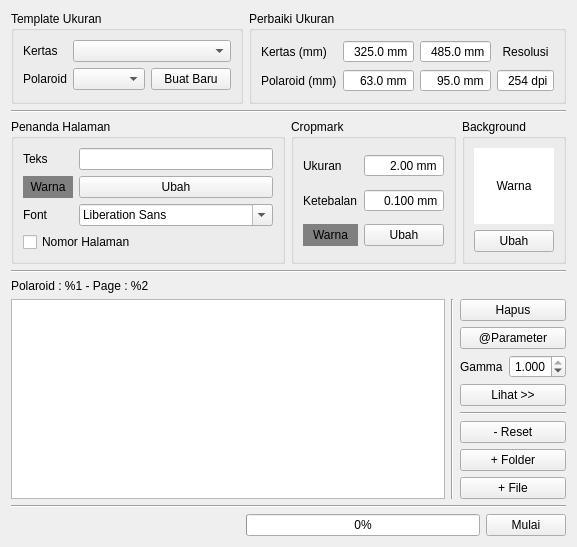
<?xml version="1.0" encoding="UTF-8"?>
<ui version="4.0">
 <class>PolaroidMakerWidget</class>
 <widget class="QWidget" name="PolaroidMakerWidget">
  <property name="geometry">
   <rect>
    <x>0</x>
    <y>0</y>
    <width>505</width>
    <height>539</height>
   </rect>
  </property>
  <property name="windowTitle">
   <string>Polaroid Maker</string>
  </property>
  <layout class="QVBoxLayout" name="verticalLayout_3">
   <item>
    <layout class="QHBoxLayout" name="horizontalLayout_2">
     <item>
      <widget class="QGroupBox" name="groupBox_2">
       <property name="title">
        <string>Template Ukuran</string>
       </property>
       <layout class="QGridLayout" name="gridLayout_2">
        <item row="0" column="0">
         <widget class="QLabel" name="label_3">
          <property name="text">
           <string>Kertas</string>
          </property>
          <property name="buddy">
           <cstring>kTemplate</cstring>
          </property>
         </widget>
        </item>
        <item row="1" column="1">
         <widget class="QComboBox" name="pTemplate"/>
        </item>
        <item row="1" column="0">
         <widget class="QLabel" name="label_4">
          <property name="text">
           <string>Polaroid</string>
          </property>
          <property name="buddy">
           <cstring>pTemplate</cstring>
          </property>
         </widget>
        </item>
        <item row="1" column="2">
         <widget class="QPushButton" name="pushButton">
          <property name="sizePolicy">
           <sizepolicy hsizetype="Maximum" vsizetype="Minimum">
            <horstretch>0</horstretch>
            <verstretch>0</verstretch>
           </sizepolicy>
          </property>
          <property name="text">
           <string>Buat Baru</string>
          </property>
         </widget>
        </item>
        <item row="0" column="1" colspan="2">
         <widget class="QComboBox" name="kTemplate"/>
        </item>
       </layout>
      </widget>
     </item>
     <item>
      <widget class="QGroupBox" name="groupBox">
       <property name="title">
        <string>Perbaiki Ukuran</string>
       </property>
       <layout class="QGridLayout" name="gridLayout">
        <item row="0" column="2">
         <widget class="QDoubleSpinBox" name="kHSize">
          <property name="alignment">
           <set>Qt::AlignRight|Qt::AlignTrailing|Qt::AlignVCenter</set>
          </property>
          <property name="buttonSymbols">
           <enum>QAbstractSpinBox::NoButtons</enum>
          </property>
          <property name="suffix">
           <string> mm</string>
          </property>
          <property name="decimals">
           <number>1</number>
          </property>
          <property name="minimum">
           <double>26.000000000000000</double>
          </property>
          <property name="maximum">
           <double>1090.000000000000000</double>
          </property>
          <property name="singleStep">
           <double>0.500000000000000</double>
          </property>
          <property name="value">
           <double>485.000000000000000</double>
          </property>
         </widget>
        </item>
        <item row="1" column="3">
         <widget class="QSpinBox" name="outDpi">
          <property name="alignment">
           <set>Qt::AlignRight|Qt::AlignTrailing|Qt::AlignVCenter</set>
          </property>
          <property name="buttonSymbols">
           <enum>QAbstractSpinBox::NoButtons</enum>
          </property>
          <property name="suffix">
           <string> dpi</string>
          </property>
          <property name="minimum">
           <number>96</number>
          </property>
          <property name="maximum">
           <number>1200</number>
          </property>
          <property name="value">
           <number>254</number>
          </property>
         </widget>
        </item>
        <item row="0" column="0">
         <widget class="QLabel" name="label">
          <property name="text">
           <string>Kertas (mm)</string>
          </property>
          <property name="alignment">
           <set>Qt::AlignLeading|Qt::AlignLeft|Qt::AlignVCenter</set>
          </property>
          <property name="buddy">
           <cstring>kWSize</cstring>
          </property>
         </widget>
        </item>
        <item row="0" column="3">
         <widget class="QLabel" name="label_7">
          <property name="frameShape">
           <enum>QFrame::NoFrame</enum>
          </property>
          <property name="text">
           <string>Resolusi</string>
          </property>
          <property name="alignment">
           <set>Qt::AlignCenter</set>
          </property>
          <property name="buddy">
           <cstring>outDpi</cstring>
          </property>
         </widget>
        </item>
        <item row="1" column="2">
         <widget class="QDoubleSpinBox" name="pHSize">
          <property name="alignment">
           <set>Qt::AlignRight|Qt::AlignTrailing|Qt::AlignVCenter</set>
          </property>
          <property name="buttonSymbols">
           <enum>QAbstractSpinBox::NoButtons</enum>
          </property>
          <property name="suffix">
           <string> mm</string>
          </property>
          <property name="decimals">
           <number>1</number>
          </property>
          <property name="minimum">
           <double>26.000000000000000</double>
          </property>
          <property name="maximum">
           <double>1090.000000000000000</double>
          </property>
          <property name="value">
           <double>95.000000000000000</double>
          </property>
         </widget>
        </item>
        <item row="1" column="1">
         <widget class="QDoubleSpinBox" name="pWSize">
          <property name="alignment">
           <set>Qt::AlignRight|Qt::AlignTrailing|Qt::AlignVCenter</set>
          </property>
          <property name="buttonSymbols">
           <enum>QAbstractSpinBox::NoButtons</enum>
          </property>
          <property name="suffix">
           <string> mm</string>
          </property>
          <property name="decimals">
           <number>1</number>
          </property>
          <property name="minimum">
           <double>26.000000000000000</double>
          </property>
          <property name="maximum">
           <double>1090.000000000000000</double>
          </property>
          <property name="value">
           <double>63.000000000000000</double>
          </property>
         </widget>
        </item>
        <item row="1" column="0">
         <widget class="QLabel" name="label_2">
          <property name="text">
           <string>Polaroid (mm)</string>
          </property>
          <property name="alignment">
           <set>Qt::AlignLeading|Qt::AlignLeft|Qt::AlignVCenter</set>
          </property>
          <property name="buddy">
           <cstring>pWSize</cstring>
          </property>
         </widget>
        </item>
        <item row="0" column="1">
         <widget class="QDoubleSpinBox" name="kWSize">
          <property name="alignment">
           <set>Qt::AlignRight|Qt::AlignTrailing|Qt::AlignVCenter</set>
          </property>
          <property name="buttonSymbols">
           <enum>QAbstractSpinBox::NoButtons</enum>
          </property>
          <property name="suffix">
           <string> mm</string>
          </property>
          <property name="decimals">
           <number>1</number>
          </property>
          <property name="minimum">
           <double>26.000000000000000</double>
          </property>
          <property name="maximum">
           <double>1090.000000000000000</double>
          </property>
          <property name="singleStep">
           <double>0.500000000000000</double>
          </property>
          <property name="value">
           <double>325.000000000000000</double>
          </property>
         </widget>
        </item>
       </layout>
      </widget>
     </item>
    </layout>
   </item>
   <item>
    <widget class="Line" name="line_4">
     <property name="orientation">
      <enum>Qt::Horizontal</enum>
     </property>
    </widget>
   </item>
   <item>
    <layout class="QHBoxLayout" name="horizontalLayout_3">
     <item>
      <widget class="QGroupBox" name="groupBox_3">
       <property name="minimumSize">
        <size>
         <width>160</width>
         <height>0</height>
        </size>
       </property>
       <property name="title">
        <string>Penanda Halaman</string>
       </property>
       <layout class="QGridLayout" name="gridLayout_3">
        <item row="3" column="1">
         <widget class="QPushButton" name="colTButton">
          <property name="text">
           <string>Ubah</string>
          </property>
         </widget>
        </item>
        <item row="3" column="0">
         <widget class="QLabel" name="colLPrev">
          <property name="minimumSize">
           <size>
            <width>50</width>
            <height>0</height>
           </size>
          </property>
          <property name="autoFillBackground">
           <bool>false</bool>
          </property>
          <property name="styleSheet">
           <string notr="true">background-color:gray;</string>
          </property>
          <property name="text">
           <string>Warna</string>
          </property>
          <property name="alignment">
           <set>Qt::AlignCenter</set>
          </property>
         </widget>
        </item>
        <item row="4" column="1">
         <widget class="QFontComboBox" name="fontComboBox">
          <property name="currentFont">
           <font>
            <family>Arial</family>
           </font>
          </property>
         </widget>
        </item>
        <item row="0" column="1">
         <widget class="QLineEdit" name="markText"/>
        </item>
        <item row="0" column="0">
         <widget class="QLabel" name="label_5">
          <property name="text">
           <string>Teks</string>
          </property>
          <property name="buddy">
           <cstring>markText</cstring>
          </property>
         </widget>
        </item>
        <item row="5" column="0" colspan="2">
         <widget class="QCheckBox" name="pNumCheck">
          <property name="text">
           <string>Nomor Halaman</string>
          </property>
         </widget>
        </item>
        <item row="4" column="0">
         <widget class="QLabel" name="label_8">
          <property name="text">
           <string>Font</string>
          </property>
         </widget>
        </item>
       </layout>
      </widget>
     </item>
     <item>
      <widget class="QGroupBox" name="groupBox_4">
       <property name="title">
        <string>Cropmark</string>
       </property>
       <layout class="QGridLayout" name="gridLayout_4">
        <item row="2" column="1">
         <widget class="QPushButton" name="colCButton">
          <property name="text">
           <string>Ubah</string>
          </property>
         </widget>
        </item>
        <item row="2" column="0">
         <widget class="QLabel" name="colCPrev">
          <property name="minimumSize">
           <size>
            <width>50</width>
            <height>0</height>
           </size>
          </property>
          <property name="autoFillBackground">
           <bool>false</bool>
          </property>
          <property name="styleSheet">
           <string notr="true">background-color:grey;</string>
          </property>
          <property name="text">
           <string>Warna</string>
          </property>
          <property name="alignment">
           <set>Qt::AlignCenter</set>
          </property>
         </widget>
        </item>
        <item row="0" column="0">
         <widget class="QLabel" name="label_6">
          <property name="text">
           <string>Ukuran</string>
          </property>
          <property name="buddy">
           <cstring>cropSize</cstring>
          </property>
         </widget>
        </item>
        <item row="1" column="0">
         <widget class="QLabel" name="label_10">
          <property name="text">
           <string>Ketebalan</string>
          </property>
          <property name="buddy">
           <cstring>cropWeight</cstring>
          </property>
         </widget>
        </item>
        <item row="1" column="1">
         <widget class="QDoubleSpinBox" name="cropWeight">
          <property name="alignment">
           <set>Qt::AlignRight|Qt::AlignTrailing|Qt::AlignVCenter</set>
          </property>
          <property name="buttonSymbols">
           <enum>QAbstractSpinBox::NoButtons</enum>
          </property>
          <property name="suffix">
           <string> mm</string>
          </property>
          <property name="decimals">
           <number>3</number>
          </property>
          <property name="singleStep">
           <double>0.010000000000000</double>
          </property>
          <property name="value">
           <double>0.100000000000000</double>
          </property>
         </widget>
        </item>
        <item row="0" column="1">
         <widget class="QDoubleSpinBox" name="cropSize">
          <property name="alignment">
           <set>Qt::AlignRight|Qt::AlignTrailing|Qt::AlignVCenter</set>
          </property>
          <property name="buttonSymbols">
           <enum>QAbstractSpinBox::NoButtons</enum>
          </property>
          <property name="suffix">
           <string> mm</string>
          </property>
          <property name="singleStep">
           <double>0.500000000000000</double>
          </property>
          <property name="value">
           <double>2.000000000000000</double>
          </property>
         </widget>
        </item>
       </layout>
      </widget>
     </item>
     <item>
      <widget class="QGroupBox" name="groupBox_5">
       <property name="title">
        <string>Background</string>
       </property>
       <property name="alignment">
        <set>Qt::AlignLeading|Qt::AlignLeft|Qt::AlignTop</set>
       </property>
       <layout class="QVBoxLayout" name="verticalLayout_2">
        <item>
         <widget class="QLabel" name="colBPrev">
          <property name="autoFillBackground">
           <bool>false</bool>
          </property>
          <property name="styleSheet">
           <string notr="true">background-color:white;</string>
          </property>
          <property name="text">
           <string>Warna</string>
          </property>
          <property name="alignment">
           <set>Qt::AlignCenter</set>
          </property>
         </widget>
        </item>
        <item>
         <widget class="QPushButton" name="colBButton">
          <property name="text">
           <string>Ubah</string>
          </property>
         </widget>
        </item>
       </layout>
      </widget>
     </item>
    </layout>
   </item>
   <item>
    <widget class="Line" name="line_5">
     <property name="orientation">
      <enum>Qt::Horizontal</enum>
     </property>
    </widget>
   </item>
   <item>
    <widget class="QLabel" name="statL">
     <property name="text">
      <string>Polaroid : %1 - Page : %2</string>
     </property>
    </widget>
   </item>
   <item>
    <layout class="QHBoxLayout" name="horizontalLayout">
     <item>
      <widget class="QListView" name="listView">
       <property name="iconSize">
        <size>
         <width>100</width>
         <height>100</height>
        </size>
       </property>
       <property name="verticalScrollMode">
        <enum>QAbstractItemView::ScrollPerPixel</enum>
       </property>
       <property name="horizontalScrollMode">
        <enum>QAbstractItemView::ScrollPerPixel</enum>
       </property>
       <property name="movement">
        <enum>QListView::Free</enum>
       </property>
       <property name="isWrapping" stdset="0">
        <bool>true</bool>
       </property>
       <property name="resizeMode">
        <enum>QListView::Adjust</enum>
       </property>
       <property name="viewMode">
        <enum>QListView::IconMode</enum>
       </property>
       <property name="uniformItemSizes">
        <bool>true</bool>
       </property>
      </widget>
     </item>
     <item>
      <widget class="Line" name="line">
       <property name="orientation">
        <enum>Qt::Vertical</enum>
       </property>
      </widget>
     </item>
     <item>
      <layout class="QVBoxLayout" name="verticalLayout">
       <item>
        <widget class="QPushButton" name="delPol">
         <property name="text">
          <string>Hapus</string>
         </property>
        </widget>
       </item>
       <item>
        <widget class="QPushButton" name="propPol">
         <property name="text">
          <string>@Parameter</string>
         </property>
        </widget>
       </item>
       <item>
        <layout class="QHBoxLayout" name="horizontalLayout_4">
         <item>
          <widget class="QLabel" name="label_12">
           <property name="text">
            <string>Gamma</string>
           </property>
          </widget>
         </item>
         <item>
          <widget class="QDoubleSpinBox" name="aGamma">
           <property name="alignment">
            <set>Qt::AlignRight|Qt::AlignTrailing|Qt::AlignVCenter</set>
           </property>
           <property name="decimals">
            <number>3</number>
           </property>
           <property name="minimum">
            <double>0.001000000000000</double>
           </property>
           <property name="maximum">
            <double>1.000000000000000</double>
           </property>
           <property name="singleStep">
            <double>0.010000000000000</double>
           </property>
           <property name="stepType">
            <enum>QAbstractSpinBox::AdaptiveDecimalStepType</enum>
           </property>
           <property name="value">
            <double>1.000000000000000</double>
           </property>
          </widget>
         </item>
        </layout>
       </item>
       <item>
        <widget class="QPushButton" name="eGamma">
         <property name="text">
          <string>Lihat &gt;&gt;</string>
         </property>
        </widget>
       </item>
       <item>
        <widget class="Line" name="line_2">
         <property name="orientation">
          <enum>Qt::Horizontal</enum>
         </property>
        </widget>
       </item>
       <item>
        <widget class="QPushButton" name="restPol">
         <property name="text">
          <string>- Reset</string>
         </property>
        </widget>
       </item>
       <item>
        <widget class="QPushButton" name="addFold">
         <property name="text">
          <string>+ Folder</string>
         </property>
        </widget>
       </item>
       <item>
        <widget class="QPushButton" name="addFile">
         <property name="text">
          <string>+ File</string>
         </property>
        </widget>
       </item>
       <item>
        <spacer name="verticalSpacer_2">
         <property name="orientation">
          <enum>Qt::Vertical</enum>
         </property>
         <property name="sizeHint" stdset="0">
          <size>
           <width>20</width>
           <height>40</height>
          </size>
         </property>
        </spacer>
       </item>
      </layout>
     </item>
    </layout>
   </item>
   <item>
    <widget class="Line" name="line_3">
     <property name="orientation">
      <enum>Qt::Horizontal</enum>
     </property>
    </widget>
   </item>
   <item>
    <layout class="QHBoxLayout" name="horizontalLayout_5">
     <item>
      <spacer name="horizontalSpacer">
       <property name="orientation">
        <enum>Qt::Horizontal</enum>
       </property>
       <property name="sizeHint" stdset="0">
        <size>
         <width>40</width>
         <height>20</height>
        </size>
       </property>
      </spacer>
     </item>
     <item>
      <widget class="QProgressBar" name="progBar">
       <property name="enabled">
        <bool>true</bool>
       </property>
       <property name="value">
        <number>0</number>
       </property>
       <property name="alignment">
        <set>Qt::AlignCenter</set>
       </property>
      </widget>
     </item>
     <item>
      <widget class="QPushButton" name="doButton">
       <property name="text">
        <string>Mulai</string>
       </property>
      </widget>
     </item>
    </layout>
   </item>
  </layout>
  <action name="actionLihatCounter">
   <property name="text">
    <string>Lihat Counter</string>
   </property>
   <property name="toolTip">
    <string>Lihat Counter</string>
   </property>
  </action>
 </widget>
 <tabstops>
  <tabstop>kTemplate</tabstop>
  <tabstop>pTemplate</tabstop>
  <tabstop>pushButton</tabstop>
  <tabstop>kWSize</tabstop>
  <tabstop>kHSize</tabstop>
  <tabstop>pWSize</tabstop>
  <tabstop>pHSize</tabstop>
  <tabstop>outDpi</tabstop>
  <tabstop>markText</tabstop>
  <tabstop>colTButton</tabstop>
  <tabstop>cropSize</tabstop>
  <tabstop>cropWeight</tabstop>
  <tabstop>colCButton</tabstop>
  <tabstop>colBButton</tabstop>
  <tabstop>delPol</tabstop>
  <tabstop>propPol</tabstop>
  <tabstop>aGamma</tabstop>
  <tabstop>eGamma</tabstop>
  <tabstop>restPol</tabstop>
  <tabstop>addFold</tabstop>
  <tabstop>addFile</tabstop>
  <tabstop>listView</tabstop>
  <tabstop>doButton</tabstop>
 </tabstops>
 <resources/>
 <connections/>
</ui>
